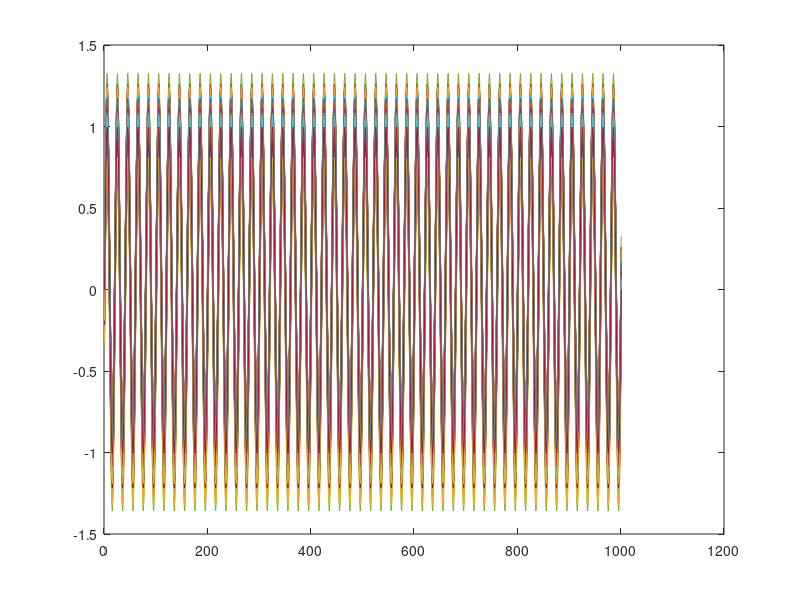

MATLAB code for this plot:
fs = 1000; %取樣頻率1000Hz
t = (0:1/fs:1)'; %測量時間為1秒，從0開始，每1/fs秒取一次，直到1秒
N = length(t); %取樣次數
y = sin(2*pi*50*t); %產生正弦波
yn=0.1*randn(1,N)+y;

plot(yn)
